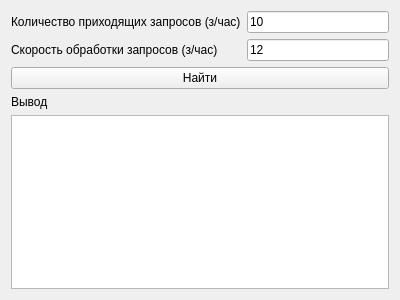
<?xml version="1.0" encoding="UTF-8"?>
<ui version="4.0">
 <class>LibPWindow</class>
 <widget class="QWidget" name="LibPWindow">
  <property name="geometry">
   <rect>
    <x>0</x>
    <y>0</y>
    <width>400</width>
    <height>300</height>
   </rect>
  </property>
  <property name="windowTitle">
   <string>Библиотека - Обслуживание</string>
  </property>
  <layout class="QGridLayout" name="gridLayout">
   <item row="2" column="0">
    <widget class="QLabel" name="l_services_requests">
     <property name="text">
      <string>Скорость обработки запросов (з/час)</string>
     </property>
    </widget>
   </item>
   <item row="0" column="0">
    <widget class="QLabel" name="l_income_requests">
     <property name="text">
      <string>Количество приходящих запросов (з/час)</string>
     </property>
    </widget>
   </item>
   <item row="0" column="1">
    <widget class="QLineEdit" name="le_income_requests">
     <property name="text">
      <string>10</string>
     </property>
    </widget>
   </item>
   <item row="2" column="1">
    <widget class="QLineEdit" name="le_services_requests">
     <property name="text">
      <string>12</string>
     </property>
    </widget>
   </item>
   <item row="5" column="0" colspan="2">
    <widget class="QTextEdit" name="te_output">
     <property name="readOnly">
      <bool>true</bool>
     </property>
    </widget>
   </item>
   <item row="4" column="0" colspan="2">
    <widget class="QLabel" name="l_output">
     <property name="text">
      <string>Вывод</string>
     </property>
    </widget>
   </item>
   <item row="3" column="0" colspan="2">
    <widget class="QPushButton" name="pb_find">
     <property name="text">
      <string>Найти</string>
     </property>
    </widget>
   </item>
  </layout>
 </widget>
 <resources/>
 <connections/>
</ui>
